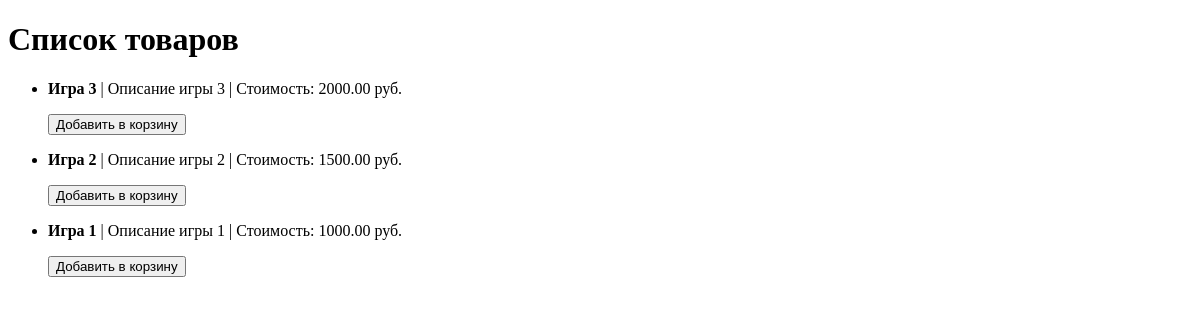
Page /shop/ on the earlier database version.
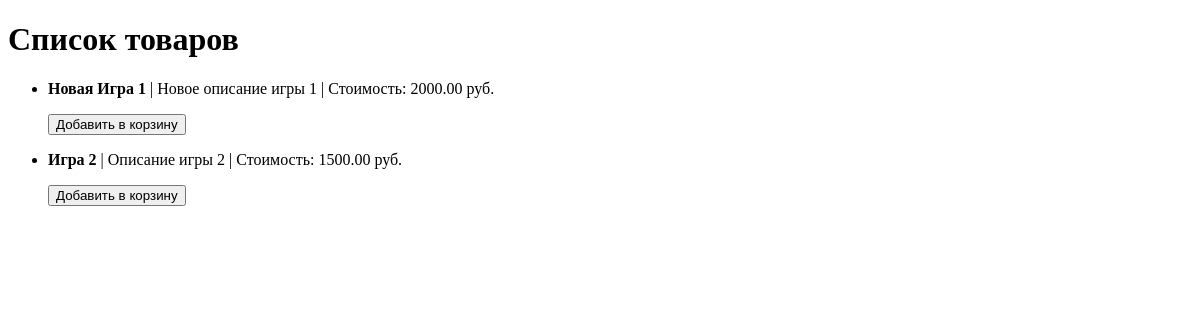
Same page on the later database version.
### task1/models.py (models this page shows, shortened)
class Game(models.Model):
    name = models.CharField(max_length=100)
    description = models.TextField()
    price = models.DecimalField(max_digits=10, decimal_places=2)

### task1/views.py (the view)
# urls.py: path('shop/', views.shop_page, name='shop_page'),
def shop_page(request):
    items = Game.objects.all()
    context = {
        'items': items
    }
    return render(request, 'first_task/shop_page.html', context)

### task1/templates/first_task/shop_page.html (shortened to what this page needs)
<!DOCTYPE html>
<html lang="en">
<head>
</head>
<body>
    <h1>Список товаров</h1>
    <ul>
        {% for item in items %}
            <li>
                <p><strong>{{ item.name }}</strong> | {{ item.description }} | Стоимость: {{ item.price }} руб.</p>
                <button>Добавить в корзину</button>
            </li>
        {% empty %}
            <p>Нет доступных товаров.</p>
        {% endfor %}
    </ul>
</body>
</html>

Differences in the rows shown:
removed Game: name "Игра 1", description "Описание игры 1", price "1000.00"
changed Game: name "Игра 3" → "Новая Игра 1"; description "Описание игры 3" → "Новое описание игры 1"
